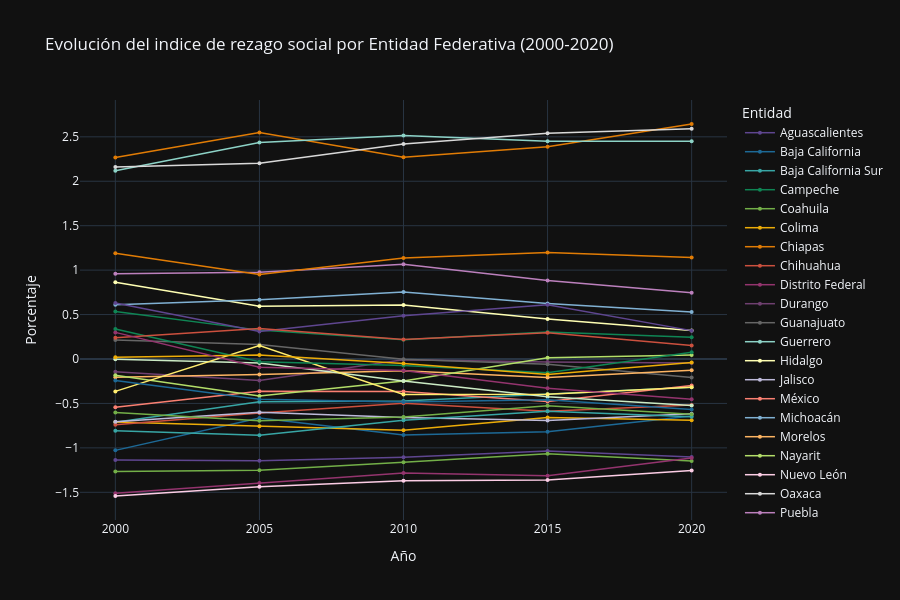

The code cell stored with this chart in its notebook:
### Code cell
columna_entidad = indiceDeRezagoSocial2000_2020.columns[0]  
colores = px.colors.qualitative.Prism + px.colors.qualitative.Set3
df_tidy = pd.melt(
    indiceDeRezagoSocial2000_2020,  
    id_vars=[columna_entidad],
    var_name='Año', 
    value_name='Porcentaje'
)
df_tidy['Año'] = df_tidy['Año'].astype(int)

# Verificar que funcionó
print("Datos transformados:")
print(df_tidy.head())
print(f"\nAños disponibles: {sorted(df_tidy['Año'].unique())}")
print(f"Entidades: {df_tidy['Entidad'].nunique()}")

# Crear gráfico de líneas
fig = px.line(
    df_tidy, 
    x='Año', 
    y='Porcentaje', 
    color='Entidad',
    color_discrete_sequence=colores,
    title='Evolución del indice de rezago social por Entidad Federativa (2000-2020)',
    labels={'Indice': 'Indice de rezago social', 'Año': 'Año'},
    template='plotly_dark'
)

# Mejorar visualización
fig.update_traces(mode='lines+markers', marker=dict(size=4), line=dict(width=1.5))
fig.update_layout(
    height=600,
    hovermode='x unified',
    legend=dict(
        title='Entidad',
        orientation='v',
        yanchor='top',
        y=1,
        xanchor='left',
        x=1.02
    )
)

# Mostrar gráfica
fig.show()

# Guardar como HTML interactivo
fig.write_html('indice_de_rezago_social.html')

### Figure 1 — Plotly figure (JSON) as saved in the notebook; plotly's stock layout.template omitted (floating-point values rounded to 4 significant figures)
{"data": [{"hovertemplate": "Entidad=Aguascalientes<br>Año=%{x}<br>Porcentaje=%{y}<extra></extra>", "legendgroup": "Aguascalientes", "line": {"color": "rgb(95, 70, 144)", "dash": "solid", "width": 1.5}, "marker": {"size": 4, "symbol": "circle"}, "mode": "lines+markers", "name": "Aguascalientes", "orientation": "v", "showlegend": true, "type": "scatter", "x": [2000, 2005, 2010, 2015, 2020], "xaxis": "x", "y": [-1.136, -1.145, -1.106, -1.037, -1.102], "yaxis": "y"}, {"hovertemplate": "Entidad=Baja California<br>Año=%{x}<br>Porcentaje=%{y}<extra></extra>", "legendgroup": "Baja California", "line": {"color": "rgb(29, 105, 150)", "dash": "solid", "width": 1.5}, "marker": {"size": 4, "symbol": "circle"}, "mode": "lines+markers", "name": "Baja California", "orientation": "v", "showlegend": true, "type": "scatter", "x": [2000, 2005, 2010, 2015, 2020], "xaxis": "x", "y": [-1.028, -0.6636, -0.8551, -0.8181, -0.6424], "yaxis": "y"}, {"hovertemplate": "Entidad=Baja California Sur<br>Año=%{x}<br>Porcentaje=%{y}<extra></extra>", "legendgroup": "Baja California Sur", "line": {"color": "rgb(56, 166, 165)", "dash": "solid", "width": 1.5}, "marker": {"size": 4, "symbol": "circle"}, "mode": "lines+markers", "name": "Baja California Sur", "orientation": "v", "showlegend": true, "type": "scatter", "x": [2000, 2005, 2010, 2015, 2020], "xaxis": "x", "y": [-0.7108, -0.482, -0.4738, -0.3954, -0.317], "yaxis": "y"}, {"hovertemplate": "Entidad=Campeche<br>Año=%{x}<br>Porcentaje=%{y}<extra></extra>", "legendgroup": "Campeche", "line": {"color": "rgb(15, 133, 84)", "dash": "solid", "width": 1.5}, "marker": {"size": 4, "symbol": "circle"}, "mode": "lines+markers", "name": "Campeche", "orientation": "v", "showlegend": true, "type": "scatter", "x": [2000, 2005, 2010, 2015, 2020], "xaxis": "x", "y": [0.5346, 0.3249, 0.2162, 0.3041, 0.2445], "yaxis": "y"}, {"hovertemplate": "Entidad=Coahuila<br>Año=%{x}<br>Porcentaje=%{y}<extra></extra>", "legendgroup": "Coahuila", "line": {"color": "rgb(115, 175, 72)", "dash": "solid", "width": 1.5}, "marker": {"size": 4, "symbol": "circle"}, "mode": "lines+markers", "name": "Coahuila", "orientation": "v", "showlegend": true, "type": "scatter", "x": [2000, 2005, 2010, 2015, 2020], "xaxis": "x", "y": [-1.266, -1.251, -1.161, -1.065, -1.148], "yaxis": "y"}, {"hovertemplate": "Entidad=Colima<br>Año=%{x}<br>Porcentaje=%{y}<extra></extra>", "legendgroup": "Colima", "line": {"color": "rgb(237, 173, 8)", "dash": "solid", "width": 1.5}, "marker": {"size": 4, "symbol": "circle"}, "mode": "lines+markers", "name": "Colima", "orientation": "v", "showlegend": true, "type": "scatter", "x": [2000, 2005, 2010, 2015, 2020], "xaxis": "x", "y": [-0.7082, -0.757, -0.8032, -0.6577, -0.6907], "yaxis": "y"}, {"hovertemplate": "Entidad=Chiapas<br>Año=%{x}<br>Porcentaje=%{y}<extra></extra>", "legendgroup": "Chiapas", "line": {"color": "rgb(225, 124, 5)", "dash": "solid", "width": 1.5}, "marker": {"size": 4, "symbol": "circle"}, "mode": "lines+markers", "name": "Chiapas", "orientation": "v", "showlegend": true, "type": "scatter", "x": [2000, 2005, 2010, 2015, 2020], "xaxis": "x", "y": [2.267, 2.548, 2.271, 2.388, 2.644], "yaxis": "y"}, {"hovertemplate": "Entidad=Chihuahua<br>Año=%{x}<br>Porcentaje=%{y}<extra></extra>", "legendgroup": "Chihuahua", "line": {"color": "rgb(204, 80, 62)", "dash": "solid", "width": 1.5}, "marker": {"size": 4, "symbol": "circle"}, "mode": "lines+markers", "name": "Chihuahua", "orientation": "v", "showlegend": true, "type": "scatter", "x": [2000, 2005, 2010, 2015, 2020], "xaxis": "x", "y": [-0.7389, -0.6064, -0.4992, -0.5872, -0.5184], "yaxis": "y"}, {"hovertemplate": "Entidad=Distrito Federal<br>Año=%{x}<br>Porcentaje=%{y}<extra></extra>", "legendgroup": "Distrito Federal", "line": {"color": "rgb(148, 52, 110)", "dash": "solid", "width": 1.5}, "marker": {"size": 4, "symbol": "circle"}, "mode": "lines+markers", "name": "Distrito Federal", "orientation": "v", "showlegend": true, "type": "scatter", "x": [2000, 2005, 2010, 2015, 2020], "xaxis": "x", "y": [-1.51, -1.396, -1.283, -1.313, -1.115], "yaxis": "y"}, {"hovertemplate": "Entidad=Durango<br>Año=%{x}<br>Porcentaje=%{y}<extra></extra>", "legendgroup": "Durango", "line": {"color": "rgb(111, 64, 112)", "dash": "solid", "width": 1.5}, "marker": {"size": 4, "symbol": "circle"}, "mode": "lines+markers", "name": "Durango", "orientation": "v", "showlegend": true, "type": "scatter", "x": [2000, 2005, 2010, 2015, 2020], "xaxis": "x", "y": [-0.143, -0.2412, -0.008311, -0.03255, -0.04596], "yaxis": "y"}, {"hovertemplate": "Entidad=Guanajuato<br>Año=%{x}<br>Porcentaje=%{y}<extra></extra>", "legendgroup": "Guanajuato", "line": {"color": "rgb(102, 102, 102)", "dash": "solid", "width": 1.5}, "marker": {"size": 4, "symbol": "circle"}, "mode": "lines+markers", "name": "Guanajuato", "orientation": "v", "showlegend": true, "type": "scatter", "x": [2000, 2005, 2010, 2015, 2020], "xaxis": "x", "y": [0.2133, 0.1622, -0.002638, -0.0584, -0.2092], "yaxis": "y"}, {"hovertemplate": "Entidad=Guerrero<br>Año=%{x}<br>Porcentaje=%{y}<extra></extra>", "legendgroup": "Guerrero", "line": {"color": "rgb(141,211,199)", "dash": "solid", "width": 1.5}, "marker": {"size": 4, "symbol": "circle"}, "mode": "lines+markers", "name": "Guerrero", "orientation": "v", "showlegend": true, "type": "scatter", "x": [2000, 2005, 2010, 2015, 2020], "xaxis": "x", "y": [2.117, 2.436, 2.516, 2.451, 2.45], "yaxis": "y"}, {"hovertemplate": "Entidad=Hidalgo<br>Año=%{x}<br>Porcentaje=%{y}<extra></extra>", "legendgroup": "Hidalgo", "line": {"color": "rgb(255,255,179)", "dash": "solid", "width": 1.5}, "marker": {"size": 4, "symbol": "circle"}, "mode": "lines+markers", "name": "Hidalgo", "orientation": "v", "showlegend": true, "type": "scatter", "x": [2000, 2005, 2010, 2015, 2020], "xaxis": "x", "y": [0.864, 0.5928, 0.6077, 0.4496, 0.3201], "yaxis": "y"}, {"hovertemplate": "Entidad=Jalisco<br>Año=%{x}<br>Porcentaje=%{y}<extra></extra>", "legendgroup": "Jalisco", "line": {"color": "rgb(190,186,218)", "dash": "solid", "width": 1.5}, "marker": {"size": 4, "symbol": "circle"}, "mode": "lines+markers", "name": "Jalisco", "orientation": "v", "showlegend": true, "type": "scatter", "x": [2000, 2005, 2010, 2015, 2020], "xaxis": "x", "y": [-0.7058, -0.5984, -0.6573, -0.6917, -0.6168], "yaxis": "y"}, {"hovertemplate": "Entidad=México<br>Año=%{x}<br>Porcentaje=%{y}<extra></extra>", "legendgroup": "México", "line": {"color": "rgb(251,128,114)", "dash": "solid", "width": 1.5}, "marker": {"size": 4, "symbol": "circle"}, "mode": "lines+markers", "name": "México", "orientation": "v", "showlegend": true, "type": "scatter", "x": [2000, 2005, 2010, 2015, 2020], "xaxis": "x", "y": [-0.5435, -0.363, -0.3651, -0.4795, -0.2981], "yaxis": "y"}, {"hovertemplate": "Entidad=Michoacán<br>Año=%{x}<br>Porcentaje=%{y}<extra></extra>", "legendgroup": "Michoacán", "line": {"color": "rgb(128,177,211)", "dash": "solid", "width": 1.5}, "marker": {"size": 4, "symbol": "circle"}, "mode": "lines+markers", "name": "Michoacán", "orientation": "v", "showlegend": true, "type": "scatter", "x": [2000, 2005, 2010, 2015, 2020], "xaxis": "x", "y": [0.6108, 0.6676, 0.7547, 0.6252, 0.5299], "yaxis": "y"}, {"hovertemplate": "Entidad=Morelos<br>Año=%{x}<br>Porcentaje=%{y}<extra></extra>", "legendgroup": "Morelos", "line": {"color": "rgb(253,180,98)", "dash": "solid", "width": 1.5}, "marker": {"size": 4, "symbol": "circle"}, "mode": "lines+markers", "name": "Morelos", "orientation": "v", "showlegend": true, "type": "scatter", "x": [2000, 2005, 2010, 2015, 2020], "xaxis": "x", "y": [-0.2062, -0.1755, -0.1336, -0.2088, -0.1265], "yaxis": "y"}, {"hovertemplate": "Entidad=Nayarit<br>Año=%{x}<br>Porcentaje=%{y}<extra></extra>", "legendgroup": "Nayarit", "line": {"color": "rgb(179,222,105)", "dash": "solid", "width": 1.5}, "marker": {"size": 4, "symbol": "circle"}, "mode": "lines+markers", "name": "Nayarit", "orientation": "v", "showlegend": true, "type": "scatter", "x": [2000, 2005, 2010, 2015, 2020], "xaxis": "x", "y": [-0.1835, -0.4158, -0.2467, 0.01264, 0.04404], "yaxis": "y"}, {"hovertemplate": "Entidad=Nuevo León<br>Año=%{x}<br>Porcentaje=%{y}<extra></extra>", "legendgroup": "Nuevo León", "line": {"color": "rgb(252,205,229)", "dash": "solid", "width": 1.5}, "marker": {"size": 4, "symbol": "circle"}, "mode": "lines+markers", "name": "Nuevo León", "orientation": "v", "showlegend": true, "type": "scatter", "x": [2000, 2005, 2010, 2015, 2020], "xaxis": "x", "y": [-1.542, -1.438, -1.37, -1.36, -1.255], "yaxis": "y"}, {"hovertemplate": "Entidad=Oaxaca<br>Año=%{x}<br>Porcentaje=%{y}<extra></extra>", "legendgroup": "Oaxaca", "line": {"color": "rgb(217,217,217)", "dash": "solid", "width": 1.5}, "marker": {"size": 4, "symbol": "circle"}, "mode": "lines+markers", "name": "Oaxaca", "orientation": "v", "showlegend": true, "type": "scatter", "x": [2000, 2005, 2010, 2015, 2020], "xaxis": "x", "y": [2.161, 2.204, 2.418, 2.539, 2.591], "yaxis": "y"}, {"hovertemplate": "Entidad=Puebla<br>Año=%{x}<br>Porcentaje=%{y}<extra></extra>", "legendgroup": "Puebla", "line": {"color": "rgb(188,128,189)", "dash": "solid", "width": 1.5}, "marker": {"size": 4, "symbol": "circle"}, "mode": "lines+markers", "name": "Puebla", "orientation": "v", "showlegend": true, "type": "scatter", "x": [2000, 2005, 2010, 2015, 2020], "xaxis": "x", "y": [0.9601, 0.9749, 1.067, 0.8834, 0.7445], "yaxis": "y"}, {"hovertemplate": "Entidad=Querétaro<br>Año=%{x}<br>Porcentaje=%{y}<extra></extra>", "legendgroup": "Querétaro", "line": {"color": "rgb(204,235,197)", "dash": "solid", "width": 1.5}, "marker": {"size": 4, "symbol": "circle"}, "mode": "lines+markers", "name": "Querétaro", "orientation": "v", "showlegend": true, "type": "scatter", "x": [2000, 2005, 2010, 2015, 2020], "xaxis": "x", "y": [-0.002922, -0.04429, -0.2473, -0.4259, -0.5245], "yaxis": "y"}, {"hovertemplate": "Entidad=Quintana Roo<br>Año=%{x}<br>Porcentaje=%{y}<extra></extra>", "legendgroup": "Quintana Roo", "line": {"color": "rgb(255,237,111)", "dash": "solid", "width": 1.5}, "marker": {"size": 4, "symbol": "circle"}, "mode": "lines+markers", "name": "Quintana Roo", "orientation": "v", "showlegend": true, "type": "scatter", "x": [2000, 2005, 2010, 2015, 2020], "xaxis": "x", "y": [-0.3647, 0.1504, -0.3988, -0.3961, -0.3172], "yaxis": "y"}, {"hovertemplate": "Entidad=San Luis Potosí<br>Año=%{x}<br>Porcentaje=%{y}<extra></extra>", "legendgroup": "San Luis Potosí", "line": {"color": "rgb(95, 70, 144)", "dash": "solid", "width": 1.5}, "marker": {"size": 4, "symbol": "circle"}, "mode": "lines+markers", "name": "San Luis Potosí", "orientation": "v", "showlegend": true, "type": "scatter", "x": [2000, 2005, 2010, 2015, 2020], "xaxis": "x", "y": [0.6302, 0.3087, 0.4852, 0.611, 0.3191], "yaxis": "y"}, {"hovertemplate": "Entidad=Sinaloa<br>Año=%{x}<br>Porcentaje=%{y}<extra></extra>", "legendgroup": "Sinaloa", "line": {"color": "rgb(29, 105, 150)", "dash": "solid", "width": 1.5}, "marker": {"size": 4, "symbol": "circle"}, "mode": "lines+markers", "name": "Sinaloa", "orientation": "v", "showlegend": true, "type": "scatter", "x": [2000, 2005, 2010, 2015, 2020], "xaxis": "x", "y": [-0.2432, -0.4536, -0.4842, -0.4578, -0.5676], "yaxis": "y"}, {"hovertemplate": "Entidad=Sonora<br>Año=%{x}<br>Porcentaje=%{y}<extra></extra>", "legendgroup": "Sonora", "line": {"color": "rgb(56, 166, 165)", "dash": "solid", "width": 1.5}, "marker": {"size": 4, "symbol": "circle"}, "mode": "lines+markers", "name": "Sonora", "orientation": "v", "showlegend": true, "type": "scatter", "x": [2000, 2005, 2010, 2015, 2020], "xaxis": "x", "y": [-0.808, -0.8567, -0.6905, -0.5882, -0.6505], "yaxis": "y"}, {"hovertemplate": "Entidad=Tabasco<br>Año=%{x}<br>Porcentaje=%{y}<extra></extra>", "legendgroup": "Tabasco", "line": {"color": "rgb(15, 133, 84)", "dash": "solid", "width": 1.5}, "marker": {"size": 4, "symbol": "circle"}, "mode": "lines+markers", "name": "Tabasco", "orientation": "v", "showlegend": true, "type": "scatter", "x": [2000, 2005, 2010, 2015, 2020], "xaxis": "x", "y": [0.3371, -0.03207, -0.07351, -0.1545, 0.0764], "yaxis": "y"}, {"hovertemplate": "Entidad=Tamaulipas<br>Año=%{x}<br>Porcentaje=%{y}<extra></extra>", "legendgroup": "Tamaulipas", "line": {"color": "rgb(115, 175, 72)", "dash": "solid", "width": 1.5}, "marker": {"size": 4, "symbol": "circle"}, "mode": "lines+markers", "name": "Tamaulipas", "orientation": "v", "showlegend": true, "type": "scatter", "x": [2000, 2005, 2010, 2015, 2020], "xaxis": "x", "y": [-0.6029, -0.6958, -0.6522, -0.5268, -0.6226], "yaxis": "y"}, {"hovertemplate": "Entidad=Tlaxcala<br>Año=%{x}<br>Porcentaje=%{y}<extra></extra>", "legendgroup": "Tlaxcala", "line": {"color": "rgb(237, 173, 8)", "dash": "solid", "width": 1.5}, "marker": {"size": 4, "symbol": "circle"}, "mode": "lines+markers", "name": "Tlaxcala", "orientation": "v", "showlegend": true, "type": "scatter", "x": [2000, 2005, 2010, 2015, 2020], "xaxis": "x", "y": [0.01916, 0.04523, -0.05134, -0.1737, -0.04053], "yaxis": "y"}, {"hovertemplate": "Entidad=Veracruz<br>Año=%{x}<br>Porcentaje=%{y}<extra></extra>", "legendgroup": "Veracruz", "line": {"color": "rgb(225, 124, 5)", "dash": "solid", "width": 1.5}, "marker": {"size": 4, "symbol": "circle"}, "mode": "lines+markers", "name": "Veracruz", "orientation": "v", "showlegend": true, "type": "scatter", "x": [2000, 2005, 2010, 2015, 2020], "xaxis": "x", "y": [1.191, 0.9504, 1.135, 1.199, 1.143], "yaxis": "y"}, {"hovertemplate": "Entidad=Yucatán<br>Año=%{x}<br>Porcentaje=%{y}<extra></extra>", "legendgroup": "Yucatán", "line": {"color": "rgb(204, 80, 62)", "dash": "solid", "width": 1.5}, "marker": {"size": 4, "symbol": "circle"}, "mode": "lines+markers", "name": "Yucatán", "orientation": "v", "showlegend": true, "type": "scatter", "x": [2000, 2005, 2010, 2015, 2020], "xaxis": "x", "y": [0.2381, 0.3439, 0.2194, 0.2945, 0.1525], "yaxis": "y"}, {"hovertemplate": "Entidad=Zacatecas<br>Año=%{x}<br>Porcentaje=%{y}<extra></extra>", "legendgroup": "Zacatecas", "line": {"color": "rgb(148, 52, 110)", "dash": "solid", "width": 1.5}, "marker": {"size": 4, "symbol": "circle"}, "mode": "lines+markers", "name": "Zacatecas", "orientation": "v", "showlegend": true, "type": "scatter", "x": [2000, 2005, 2010, 2015, 2020], "xaxis": "x", "y": [0.2995, -0.09395, -0.1284, -0.3304, -0.4526], "yaxis": "y"}], "layout": {"height": 600, "hovermode": "x unified", "legend": {"orientation": "v", "title": {"text": "Entidad"}, "tracegroupgap": 0, "x": 1.02, "xanchor": "left", "y": 1, "yanchor": "top"}, "title": {"text": "Evolución del indice de rezago social por Entidad Federativa (2000-2020)"}, "xaxis": {"anchor": "y", "domain": [0, 1], "title": {"text": "Año"}}, "yaxis": {"anchor": "x", "domain": [0, 1], "title": {"text": "Porcentaje"}}}}
